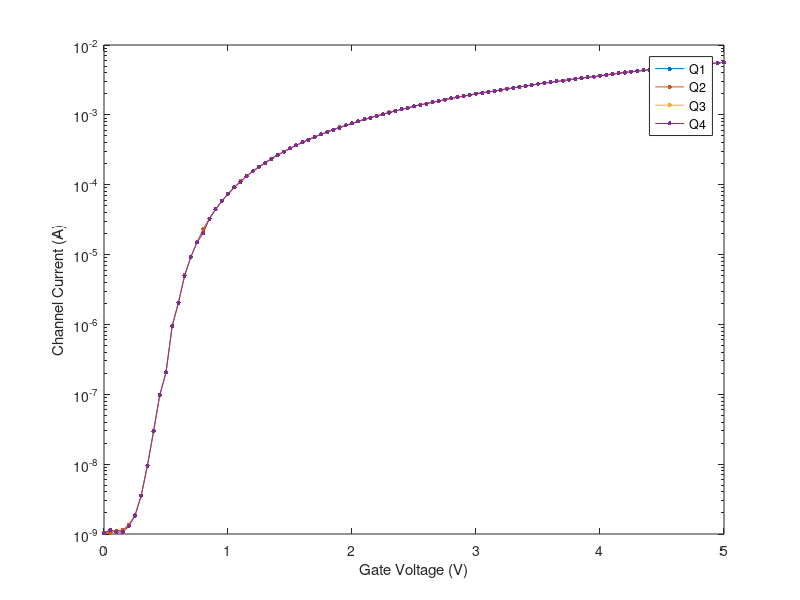

This chart was generated by the following MATLAB code: (Note: this script raises an error after producing the figure.)
load('lab6data.mat')
%% Experiment 1
load('exp1Data.mat')
Ut = 0.025;
epsilon = 5e-4;
Isata = -Ic1a;
% [Isa, VTa, kappaa]=ekvfit(Vg1a, Isata, epsilon);
% [Isb, VTb, kappab]=ekvfit(Vg1b, -Ic1b, epsilon);
% [Isc, VTc, kappac]=ekvfit(Vg1c, -Ic1c, epsilon);
% [Isd, VTd, kappad]=ekvfit(Vg1c, -Ic1d, epsilon);

% ekva = Isa .* ((log(1 + exp((kappaa.*(Vg1a - VTa) - 0)./(2*Ut)))).^2);
% ekva = Isb .* ((log(1 + exp((kappab.*(Vg1b - VTb) - 0)./(2*Ut)))).^2);
% ekva = Isc .* ((log(1 + exp((kappac.*(Vg1c - VTc) - 0)./(2*Ut)))).^2);
% ekvd = Isd .* ((log(1 + exp((kappad.*(Vg1d - VTd) - 0)./(2*Ut)))).^2);

figure
semilogy(Vg1a,-Ic1a,'Marker','.','MarkerSize',10)
hold on
semilogy(Vg1b,-Ic1b,'Marker','.','MarkerSize',10)
semilogy(Vg1c,-Ic1c,'Marker','.','MarkerSize',10)
semilogy(Vg1c,-Ic1c,'Marker','.','MarkerSize',10)

% semilogy(Vg1a,ekva)
% semilogy(Vg1b,Isb)
% semilogy(Vg1c,Isc)
% semilogy(Vg1d,Isd)
hold off

xlabel('Gate Voltage (V)')
ylabel('Channel Current (A)')
legend('Q1','Q2','Q3','Q4')
%%
Ic_mean = (Ic1a + Ic1b + Ic1c + Ic1d)./4;
diff_a = (Ic_mean - Ic1a)./Ic_mean;
diff_b = (Ic_mean - Ic1b)./Ic_mean;
diff_c = (Ic_mean - Ic1c)./Ic_mean;
diff_d = (Ic_mean - Ic1d)./Ic_mean;
figure
semilogx(Ic_mean,diff_a,'.')
hold on
semilogx(Ic_mean,diff_b,'.')
semilogx(Ic_mean,diff_c,'.')
semilogx(Ic_mean,diff_d,'.')
hold off
xlabel('Mean Channel Current (A)')
ylabel('Percent Difference from Mean')
legend('Q1','Q2','Q3','Q4')
%% Experiment 2
load('exp2seriesData.mat')
figure
semilogy(Vg210mV,Ic210mV,'.')
hold on
semilogy(Vg210mVp,Ic210mVp,'.')
semilogy(Vgs,Ics,'.') % we don't have the data for this one
semilogy(Vg25V,Ic25V,'.')
semilogy(Vg25Vp,Ic25Vp,'.')
semilogy(Vg25Vs,Ic25Vs,'.')
hold off
xlabel('Gate Voltage (V)')
ylabel('Channel Current (A)')
legend('Single, Vd = 10mV','Parallel, Vd = 10mV','Series, Vd = 10mV','Single, Vd = 5V', 'Parallel, Vd = 5V','Series, Vd = 5V')

%%

ratio_ps10mV = Ic210mVp ./ Ic210mV;
ratio_ps5V = Ic25Vp ./ Ic25V;

figure 
plot(Vg210mV,ratio_ps10mV,'.')
hold on
plot(Vg25V,ratio_ps5V,'.')
hold off
xlabel('Gate Voltage (V)')
ylabel('Parallel to Single Ratio')
legend('Vd = 10mV','Vd = 5V')
%%

ratio_sc10mV = Ic210mV ./ Ics;
ratio_sc5V = Ic25V ./ Ic25Vs;
clf
plot(Vgs,ratio_sc10mV,'.')
hold on
plot(Vg25V,ratio_sc5V,'.')
hold off
xlabel('Gate Voltage (V)')
ylabel('Single to Series Ratio')
legend('Vdd = 10mV','Vdd = 5V')


%% Experiment 3
pa = polyfit(Iina,Iouta,1);
ya = polyval(pa,Iina);
figure
plot(Iina,Iouta,'.')
hold on
plot(Iina,ya)
hold off
xlabel('Input Current (A)')
ylabel('Output Current (A)')
legend('Experimental Data','Linear Fit')

%%
pb = polyfit(Iinb,Ioutb,1);
yb = polyval(pb,Iinb);
figure
plot(Iinb,Ioutb,'.')
hold on
plot(Iinb,yb)
hold off
xlabel('Input Current (A)')
ylabel('Output Current (A)')
legend('Experimental Data','Linear Fit')


